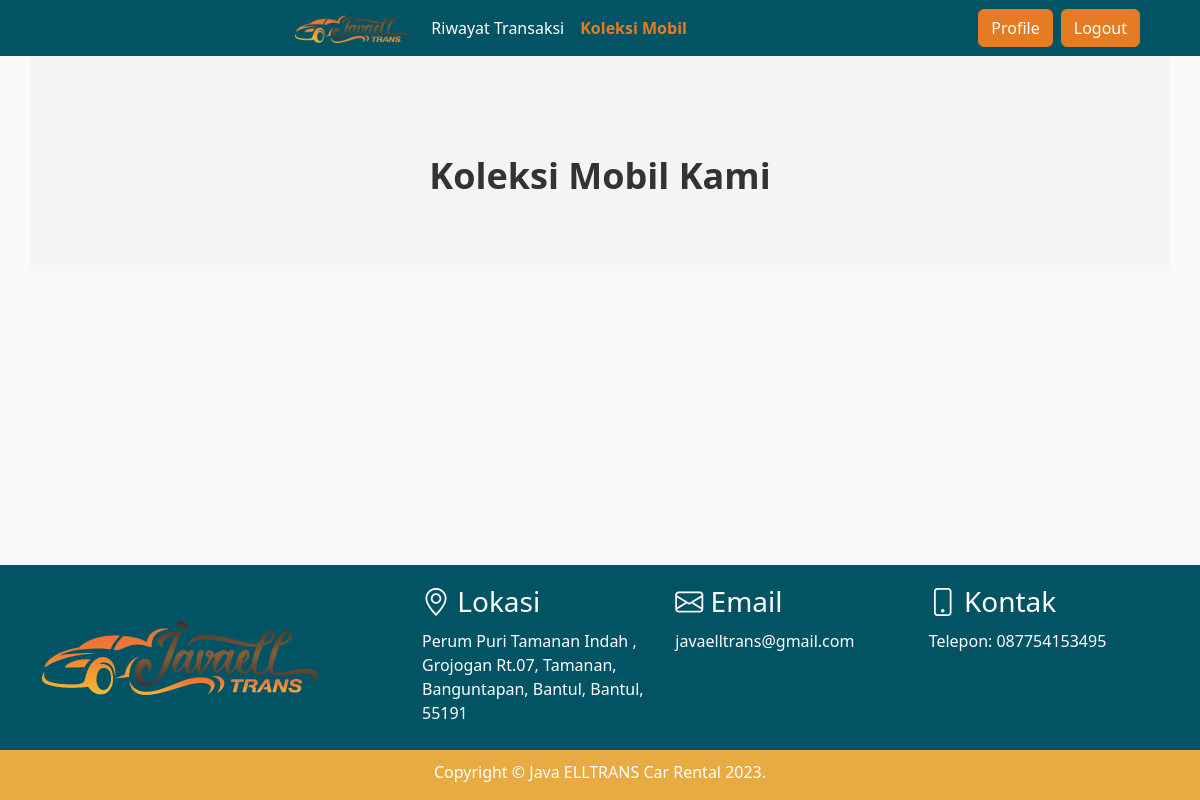
The page /app/views/pelanggan/daftar-mobil.php on the database as committed earlier.
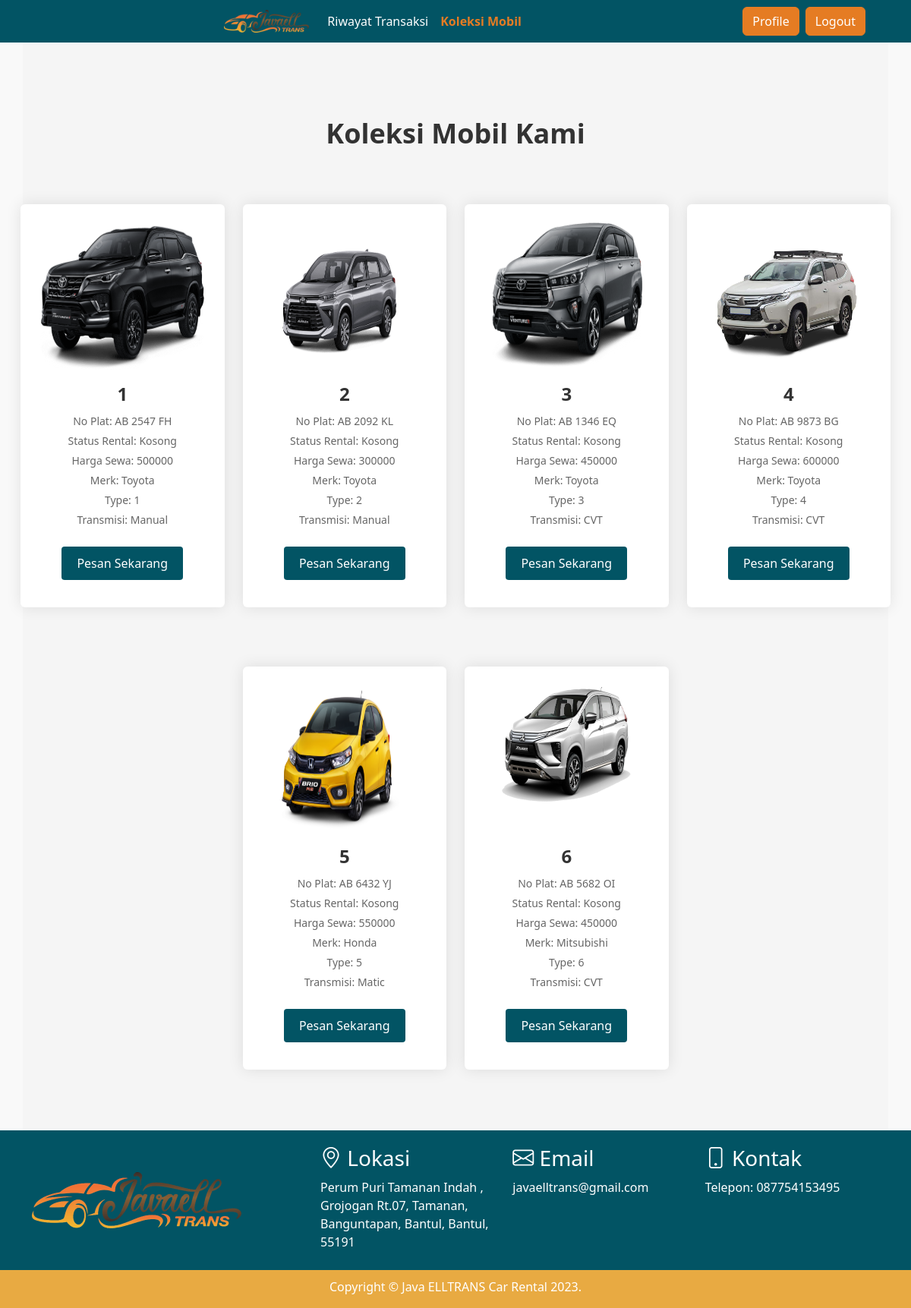
The same page on the database as committed later.
### tables this page shows
CREATE TABLE `mobil` (
  `id` int(3) NOT NULL,
  `NoPlat` varchar(10) NOT NULL,
  `KdMerk` varchar(20) DEFAULT NULL,
  `IdType` varchar(20) DEFAULT NULL,
  `StatusRental` enum('Jalan','Dipesan','Kosong') DEFAULT NULL,
  `HargaSewa` double(10,0) DEFAULT NULL,
  `JenisMobil` varchar(20) DEFAULT NULL,
  `Transmisi` enum('Manual','CVT','Matic') DEFAULT NULL,
  `FotoMobil` blob DEFAULT NULL
);

CREATE TABLE `type` (
  `id` int(3) NOT NULL,
  `IdType` varchar(20) NOT NULL,
  `NmType` varchar(50) DEFAULT NULL,
  `KdMerk` varchar(50) DEFAULT NULL
);

CREATE TABLE `merk` (
  `id` int(3) NOT NULL,
  `KdMerk` varchar(50) NOT NULL,
  `NmMerk` varchar(50) DEFAULT NULL
);

### app/views/pelanggan/daftar-mobil.php (the view, shortened to what this page needs)
<?php
include("/xampp/htdocs/project-rental-mobil/app/config/database.php");
$sql = "SELECT m.*, merk.NmMerk, type.IdType FROM mobil m
        JOIN merk ON m.KdMerk = merk.KdMerk
        JOIN type ON m.IdType = type.IdType";
$result = mysqli_query($db, $sql);
?>
<head>
    <link href="https://cdn.jsdelivr.net/npm/bootstrap@5.3.0/dist/css/bootstrap.min.css" rel="stylesheet">
    <link rel="stylesheet" href="https://localhost/project-rental-mobil/app/css/style.css">
    <link rel="stylesheet" href="https://cdn.jsdelivr.net/npm/bootstrap-icons@1.7.2/font/bootstrap-icons.css">
</head>
<body>
    <nav class="navbar navbar-expand-lg bg-body-tertiary">
        <div class="container-fluid">
            <div class="collapse navbar-collapse justify-content-center" id="navbarNav">
                <ul class="navbar-nav text-center">
                    <a class="navbar-brand" href="#"> <img src="https://localhost/project-rental-mobil/app/img/assets/logo.png" alt="" height="30px"></a>
                    <li class="nav-item">
                        <a class="nav-link <?php echo (basename($_SERVER['PHP_SELF']) == 'riwayat_transaksi.php') ? 'active' : ''; ?>" href="../pelanggan/riwayat_transaksi.php">Riwayat Transaksi</a>
                    </li>
                    <li class="nav-item">
                        <a class="nav-link <?php echo (basename($_SERVER['PHP_SELF']) == 'daftar-mobil.php') ? 'active' : ''; ?>" href="../pelanggan/daftar-mobil.php">Koleksi Mobil</a>
                    </li>
                </ul>
            </div>
            <a href="../profil/profil.php" class="btn me-md-2 text-white" type="button" style="background-color: #E57C23;">Profile</a>
            <a href="../home/index.php" class="btn text-white me-md-5" type="button" style="background-color: #E57C23;">Logout</a>
        </div>
    </nav>
    <section class="container car-collection daftar-mobil">
        <h2 class="text-center pb-3 mt-5">Koleksi Mobil Kami</h2>
        <div class="row justify-content-center">
            <?php
            while ($row = mysqli_fetch_assoc($result)) {
                $gambar = $row['FotoMobil'];
                $NoPlat = $row['NoPlat'];
                $statusRental = $row['StatusRental'];
                $hargaSewa = $row['HargaSewa'];
                $merk = $row['NmMerk'];
                $type = $row['IdType'];
                $transmisi = $row['Transmisi'];
            ?>
                <div class="col-lg-3 col-md-6 mt-5">
                    <div class="card">
                        <img src="https://localhost/project-rental-mobil/app/img/assets/<?php echo $gambar; ?>" class="card-img-top img-fluid rounded foto-mobil" alt="<?php echo $NoPlat; ?>">
                        <div class="card-body">
                            <h5 class="card-title"><?php echo $type; ?></h5>
                            <p class="card-text">No Plat: <?php echo $NoPlat; ?></p>
                            <p class="card-text">Status Rental: <?php echo $statusRental; ?></p>
                            <p class="card-text">Harga Sewa: <?php echo $hargaSewa; ?></p>
                            <p class="card-text">Merk: <?php echo $merk; ?></p>
                            <p class="card-text">Type: <?php echo $type; ?></p>
                            <p class="card-text">Transmisi: <?php echo $transmisi; ?></p>
                            <a href="../form/booking_form.php?NoPlat=<?php echo $row['NoPlat']; ?>&IdType=<?php echo $row['IdType']; ?>" class="btn btn-primary" style="background-color: #E57C23; border-color: #E57C23;">Pesan Sekarang</a>
                        </div>
                    </div>
                </div>
            <?php
            }
            ?>
        </div>
    </section>
    <footer class="footer">
        <div class="container">
            <div class="row">
                <div class="col-lg-4">
                    <img src="https://localhost/project-rental-mobil/app/img/assets/logo.png" alt="">
                </div>
                <div class="col-lg-8">
                    <div class="row">
                        <div class="col-md-4">
                            <h3><i class="bi bi-geo-alt"></i> Lokasi</h3>
                            <p>Perum Puri Tamanan Indah , Grojogan Rt.07, Tamanan, Banguntapan, Bantul, Bantul, 55191</p>
                        </div>
                        <div class="col-md-4">
                            <h3><i class="bi bi-envelope"></i> Email</h3>
                            <p>javaelltrans@gmail.com</p>
                        </div>
                        <div class="col-md-4">
                            <h3><i class="bi bi-phone"></i> Kontak</h3>
                            <p>Telepon: 087754153495</p>
                        </div>
                    </div>
                </div>
            </div>
        </div>
    </footer>
    <section class="copyright">
        <div class="container">
            <div class="row">
                <div class="col-lg-12 text-center">
                    <p>Copyright &copy; Java ELLTRANS Car Rental 2023.</p>
                </div>
            </div>
        </div>
    </section>
</body>

### app/css/style.css (style rules this page uses)
body { background-color: #F9F9F9; }
.btn-primary { background-color: #E57C23; border: none; border-radius: 4px; color: #FFF; padding: 10px 20px; font-size: 16px; cursor: pointer; }
.navbar { background-color: #025464 !important; }
.navbar-nav .nav-link.active, .navbar-nav .nav-link.show { color: #E57C23; font-weight: bold; }
.navbar-brand { color: #ffffff; font-weight: bold; }
.navbar-nav .nav-link { color: #ffffff; font-weight: 500; }
.navbar .btn { color: #E57C23; border-color: #E57C23; }
.nav-item .active { color: #E57C23; font-weight: bold; }
.car-collection { padding-bottom: 100px; }
.footer { background-color: #025464; padding: 20px 0; color: #ffff; }
.footer .container { display: flex; align-items: center; }
.footer .col-lg-4 { display: flex; align-items: center; }
.footer .col-lg-8 { display: flex; align-items: center; }
.footer h3 { margin-bottom: 10px; }
.footer p { margin-bottom: 5px; }
body { display: flex; flex-direction: column; min-height: 100vh; }
.footer { margin-top: auto; }
.copyright { background-color: #E8AA42; padding-top: 10px; color: #ffff; }
.foto-mobil { height: 200px; }
.car-collection { background-color: #F5F5F5; padding: 50px 0; }
.car-collection h2 { color: #333; font-size: 36px; font-weight: bold;; }
.car-collection .row { margin: 0 -15px; }
.car-collection .card { background-color: #FFF; border: none; box-shadow: 0px 0px 20px rgba(0, 0, 0, 0.1); margin-bottom: 30px; padding: 20px; text-align: center; }
.car-collection .card-title { color: #333; font-size: 24px; font-weight: bold; margin-bottom: 10px; }
.car-collection .card-text { color: #666; font-size: 14px; margin-bottom: 5px; }
.car-collection .btn-primary { margin-top: 20px; background-color: #025464 !important; border-color: #025464 !important; color: #FFF; transition: background-color 0.3s ease-in-out, border-color 0.3s ease-in-out; }

Rows that differ between the two databases and show on the page:
added mobil: FotoMobil (picture), type.IdType "1", NoPlat "AB 2547 FH", StatusRental "Kosong", HargaSewa "500000", merk.NmMerk "Toyota", Transmisi "Manual"
added mobil: FotoMobil (picture), type.IdType "2", NoPlat "AB 2092 KL", StatusRental "Kosong", HargaSewa "300000", merk.NmMerk "Toyota", Transmisi "Manual"
added mobil: FotoMobil (picture), type.IdType "3", NoPlat "AB 1346 EQ", StatusRental "Kosong", HargaSewa "450000", merk.NmMerk "Toyota", Transmisi "CVT"
added mobil: FotoMobil (picture), type.IdType "4", NoPlat "AB 9873 BG", StatusRental "Kosong", HargaSewa "600000", merk.NmMerk "Toyota", Transmisi "CVT"
added mobil: FotoMobil (picture), type.IdType "5", NoPlat "AB 6432 YJ", StatusRental "Kosong", HargaSewa "550000", merk.NmMerk "Honda", Transmisi "Matic"
added mobil: FotoMobil (picture), type.IdType "6", NoPlat "AB 5682 OI", StatusRental "Kosong", HargaSewa "450000", merk.NmMerk "Mitsubishi", Transmisi "CVT"
